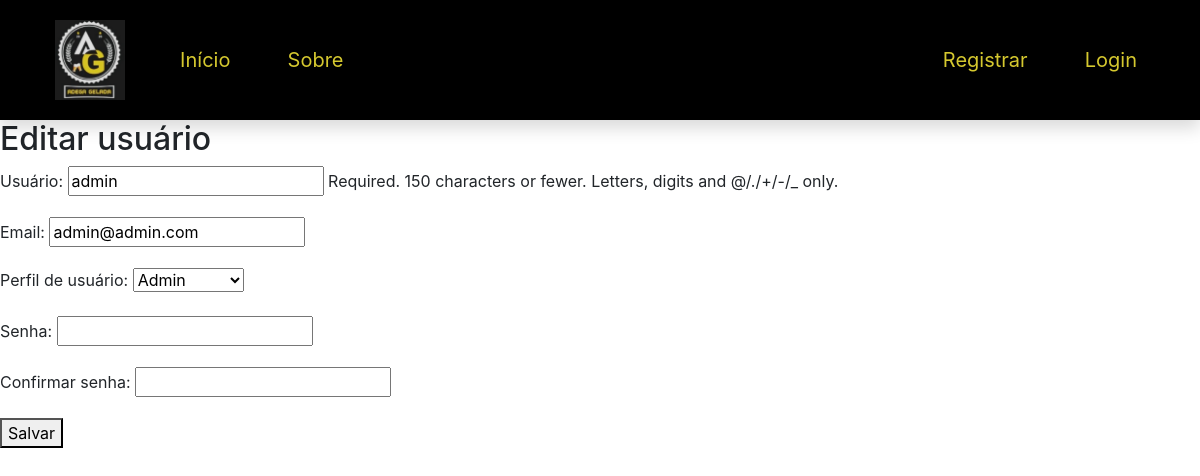
Page /users/update/1/ on the committed database.
### usuarios/models.py (models this page shows)
class CustomUser(AbstractUser):
    USER_TYPES = (
        ('ADMIN', 'Admin'),
        ('GERENTE', 'Gerente'),
        ('FUNCIONARIO', 'Funcionário'),
    )
    user_type = models.CharField(max_length=17, choices=USER_TYPES, default='FUNCIONARIO',verbose_name="Perfil de usuário")

### usuarios/views.py (the view)
# urls.py: path('users/update/<int:pk>/', UserUpdateView.as_view(), name='user_update'),
class UserUpdateView(UpdateView):
    model = CustomUser
    form_class = CustomUserEditForm
    template_name = 'formulario_usuarios.html'
    success_url = reverse_lazy('user_list')

### usuarios/forms.py
class CustomUserEditForm(BaseUserForm):
    def __init__(self, *args, **kwargs):
        super().__init__(*args, **kwargs)
        self.fields['username'].label = 'Usuário'
        self.fields['email'].label = 'Email'

### usuarios/templates/formulario_usuarios.html (shortened to what this page needs)
{% extends 'base.html' %}
{% block content %}
<h2>
    {% if form.instance.pk %}
        Editar
    {% else %}
        Criar
    {% endif %} usuário
</h2>
<form method="post">
    {{ form.as_p }}
    {% if form.instance.pk %}
        <button type="submit">Salvar</button>
    {% else %}
        <button type="submit">Cadastrar</button>
    {% endif %}
</form>
{% endblock %}

### rows in the picture
CustomUser: username "admin", email "admin@admin.com", user_type "Admin"
